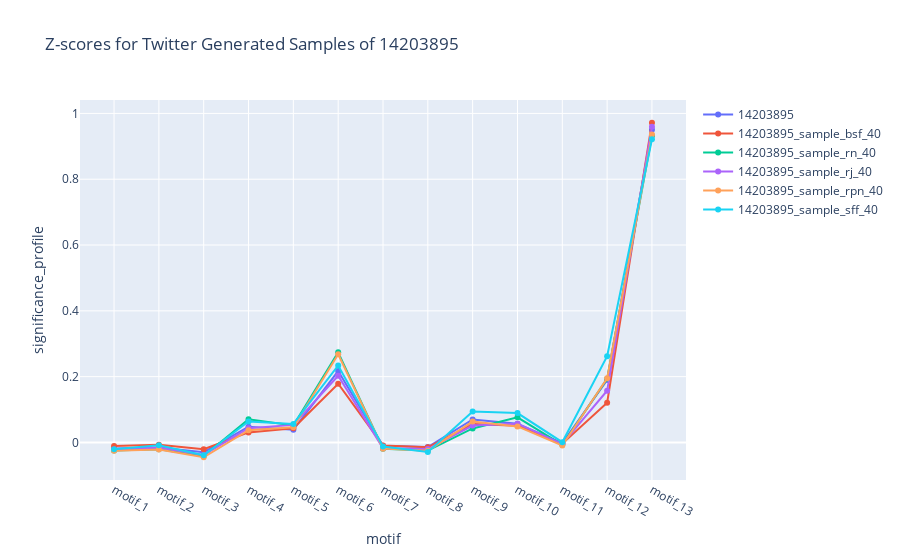
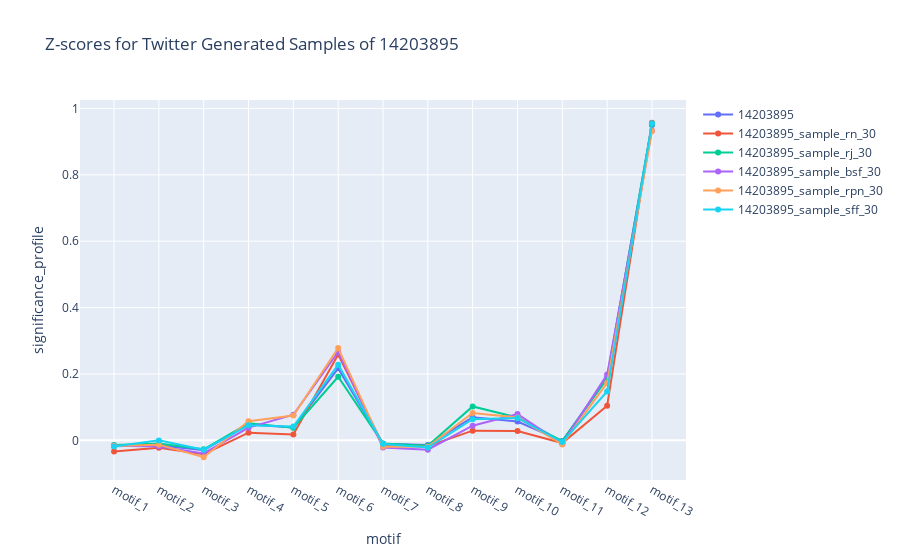
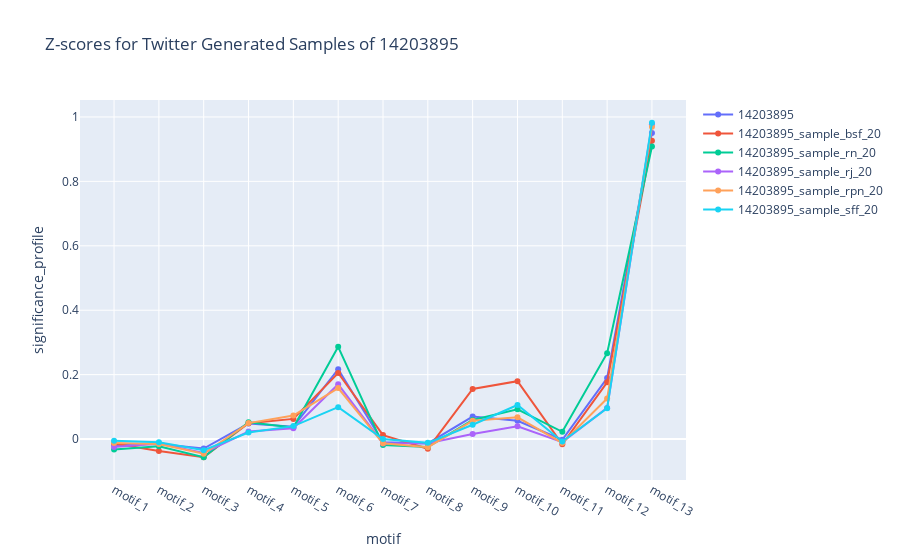

Notebook cell for these charts, in order:
### Code cell
sample_percents = ["40", "30", "20", "10"]

selected_graph = "14203895"

for sp in sample_percents:
    # Query data
    query_df = motif_twitter.query(
        "graph_name == @selected_graph or (graph_name.str.startswith(@selected_graph) and graph_name.str.endswith(@sp))",
    )

    plot_line_chart(
        query_df,
        f"Z-scores for Twitter Generated Samples of {selected_graph}",
        "motif",
        "significance_profile",
    )

    print(query_df[['graph_name', 'motif', 'nodes', 'edges']].query("motif == 'motif_1'"))

### Figure 1 — Plotly figure (JSON) as saved in the notebook; plotly's stock layout.template omitted (floating-point values rounded to 4 significant figures)
{"data": [{"mode": "lines+markers", "name": "14203895", "type": "scatter", "x": ["motif_1", "motif_2", "motif_3", "motif_4", "motif_5", "motif_6", "motif_7", "motif_8", "motif_9", "motif_10", "motif_11", "motif_12", "motif_13"], "y": [-0.01809, -0.0151, -0.02941, 0.04795, 0.03858, 0.2169, -0.01028, -0.01372, 0.06986, 0.05665, -0.002038, 0.1895, 0.9505]}, {"mode": "lines+markers", "name": "14203895_sample_bsf_40", "type": "scatter", "x": ["motif_1", "motif_2", "motif_3", "motif_4", "motif_5", "motif_6", "motif_7", "motif_8", "motif_9", "motif_10", "motif_11", "motif_12", "motif_13"], "y": [-0.01038, -0.007061, -0.02042, 0.0305, 0.04314, 0.1787, -0.008936, -0.01462, 0.0559, 0.05055, -0.003539, 0.1208, 0.9717]}, {"mode": "lines+markers", "name": "14203895_sample_rn_40", "type": "scatter", "x": ["motif_1", "motif_2", "motif_3", "motif_4", "motif_5", "motif_6", "motif_7", "motif_8", "motif_9", "motif_10", "motif_11", "motif_12", "motif_13"], "y": [-0.02442, -0.0205, -0.04117, 0.07043, 0.05173, 0.2739, -0.01927, -0.02452, 0.04257, 0.07627, -0.007308, 0.1932, 0.932]}, {"mode": "lines+markers", "name": "14203895_sample_rj_40", "type": "scatter", "x": ["motif_1", "motif_2", "motif_3", "motif_4", "motif_5", "motif_6", "motif_7", "motif_8", "motif_9", "motif_10", "motif_11", "motif_12", "motif_13"], "y": [-0.02109, -0.01519, -0.03773, 0.04348, 0.05336, 0.2028, -0.01779, -0.02024, 0.05131, 0.05712, -0.004333, 0.1572, 0.9595]}, {"mode": "lines+markers", "name": "14203895_sample_rpn_40", "type": "scatter", "x": ["motif_1", "motif_2", "motif_3", "motif_4", "motif_5", "motif_6", "motif_7", "motif_8", "motif_9", "motif_10", "motif_11", "motif_12", "motif_13"], "y": [-0.02552, -0.02149, -0.04494, 0.03719, 0.04646, 0.2681, -0.0188, -0.025, 0.06356, 0.04876, -0.009342, 0.1948, 0.9359]}, {"mode": "lines+markers", "name": "14203895_sample_sff_40", "type": "scatter", "x": ["motif_1", "motif_2", "motif_3", "motif_4", "motif_5", "motif_6", "motif_7", "motif_8", "motif_9", "motif_10", "motif_11", "motif_12", "motif_13"], "y": [-0.02064, -0.00875, -0.03868, 0.06384, 0.0563, 0.234, -0.01229, -0.02896, 0.09402, 0.08942, 0.0007584, 0.2619, 0.9217]}], "layout": {"title": {"text": "Z-scores for Twitter Generated Samples of 14203895"}, "xaxis": {"title": {"text": "motif"}}, "yaxis": {"title": {"text": "significance_profile"}}}}

### Figure 2 — Plotly figure (JSON) as saved in the notebook; plotly's stock layout.template omitted (floating-point values rounded to 4 significant figures)
{"data": [{"mode": "lines+markers", "name": "14203895", "type": "scatter", "x": ["motif_1", "motif_2", "motif_3", "motif_4", "motif_5", "motif_6", "motif_7", "motif_8", "motif_9", "motif_10", "motif_11", "motif_12", "motif_13"], "y": [-0.01809, -0.0151, -0.02941, 0.04795, 0.03858, 0.2169, -0.01028, -0.01372, 0.06986, 0.05665, -0.002038, 0.1895, 0.9505]}, {"mode": "lines+markers", "name": "14203895_sample_rn_30", "type": "scatter", "x": ["motif_1", "motif_2", "motif_3", "motif_4", "motif_5", "motif_6", "motif_7", "motif_8", "motif_9", "motif_10", "motif_11", "motif_12", "motif_13"], "y": [-0.03356, -0.02206, -0.04153, 0.023, 0.01789, 0.2587, -0.01357, -0.01763, 0.02915, 0.02815, -0.008262, 0.1045, 0.9569]}, {"mode": "lines+markers", "name": "14203895_sample_rj_30", "type": "scatter", "x": ["motif_1", "motif_2", "motif_3", "motif_4", "motif_5", "motif_6", "motif_7", "motif_8", "motif_9", "motif_10", "motif_11", "motif_12", "motif_13"], "y": [-0.01407, -0.009442, -0.02703, 0.05168, 0.03812, 0.1917, -0.009853, -0.01625, 0.1022, 0.06876, -0.002395, 0.1859, 0.9529]}, {"mode": "lines+markers", "name": "14203895_sample_bsf_30", "type": "scatter", "x": ["motif_1", "motif_2", "motif_3", "motif_4", "motif_5", "motif_6", "motif_7", "motif_8", "motif_9", "motif_10", "motif_11", "motif_12", "motif_13"], "y": [-0.01646, -0.01833, -0.03944, 0.03828, 0.07719, 0.2661, -0.02173, -0.02809, 0.04405, 0.07903, -0.01042, 0.1981, 0.9332]}, {"mode": "lines+markers", "name": "14203895_sample_rpn_30", "type": "scatter", "x": ["motif_1", "motif_2", "motif_3", "motif_4", "motif_5", "motif_6", "motif_7", "motif_8", "motif_9", "motif_10", "motif_11", "motif_12", "motif_13"], "y": [-0.01691, -0.01291, -0.05091, 0.05787, 0.07497, 0.2781, -0.01961, -0.01943, 0.08235, 0.06923, -0.01223, 0.1731, 0.9318]}, {"mode": "lines+markers", "name": "14203895_sample_sff_30", "type": "scatter", "x": ["motif_1", "motif_2", "motif_3", "motif_4", "motif_5", "motif_6", "motif_7", "motif_8", "motif_9", "motif_10", "motif_11", "motif_12", "motif_13"], "y": [-0.01818, -8.251e-05, -0.02811, 0.04514, 0.04167, 0.228, -0.01102, -0.02178, 0.06351, 0.06755, -0.005124, 0.1472, 0.9551]}], "layout": {"title": {"text": "Z-scores for Twitter Generated Samples of 14203895"}, "xaxis": {"title": {"text": "motif"}}, "yaxis": {"title": {"text": "significance_profile"}}}}

### Figure 3 — Plotly figure (JSON) as saved in the notebook; plotly's stock layout.template omitted (floating-point values rounded to 4 significant figures)
{"data": [{"mode": "lines+markers", "name": "14203895", "type": "scatter", "x": ["motif_1", "motif_2", "motif_3", "motif_4", "motif_5", "motif_6", "motif_7", "motif_8", "motif_9", "motif_10", "motif_11", "motif_12", "motif_13"], "y": [-0.01809, -0.0151, -0.02941, 0.04795, 0.03858, 0.2169, -0.01028, -0.01372, 0.06986, 0.05665, -0.002038, 0.1895, 0.9505]}, {"mode": "lines+markers", "name": "14203895_sample_bsf_20", "type": "scatter", "x": ["motif_1", "motif_2", "motif_3", "motif_4", "motif_5", "motif_6", "motif_7", "motif_8", "motif_9", "motif_10", "motif_11", "motif_12", "motif_13"], "y": [-0.01374, -0.03683, -0.05648, 0.04896, 0.06259, 0.2052, 0.01231, -0.03027, 0.1554, 0.1798, -0.01634, 0.1763, 0.9263]}, {"mode": "lines+markers", "name": "14203895_sample_rn_20", "type": "scatter", "x": ["motif_1", "motif_2", "motif_3", "motif_4", "motif_5", "motif_6", "motif_7", "motif_8", "motif_9", "motif_10", "motif_11", "motif_12", "motif_13"], "y": [-0.03224, -0.02204, -0.05619, 0.05244, 0.03626, 0.2864, -0.01876, -0.02438, 0.05902, 0.09238, 0.02261, 0.2667, 0.9081]}, {"mode": "lines+markers", "name": "14203895_sample_rj_20", "type": "scatter", "x": ["motif_1", "motif_2", "motif_3", "motif_4", "motif_5", "motif_6", "motif_7", "motif_8", "motif_9", "motif_10", "motif_11", "motif_12", "motif_13"], "y": [-0.02469, -0.01412, -0.04295, 0.02342, 0.03371, 0.1698, -0.0136, -0.01304, 0.0156, 0.03966, -0.009644, 0.09675, 0.9773]}, {"mode": "lines+markers", "name": "14203895_sample_rpn_20", "type": "scatter", "x": ["motif_1", "motif_2", "motif_3", "motif_4", "motif_5", "motif_6", "motif_7", "motif_8", "motif_9", "motif_10", "motif_11", "motif_12", "motif_13"], "y": [-0.01192, -0.01529, -0.04563, 0.04953, 0.07306, 0.1583, -0.0134, -0.02523, 0.05677, 0.06734, -0.01213, 0.1262, 0.9696]}, {"mode": "lines+markers", "name": "14203895_sample_sff_20", "type": "scatter", "x": ["motif_1", "motif_2", "motif_3", "motif_4", "motif_5", "motif_6", "motif_7", "motif_8", "motif_9", "motif_10", "motif_11", "motif_12", "motif_13"], "y": [-0.005194, -0.009973, -0.03458, 0.02016, 0.04016, 0.09908, 0.0003052, -0.01181, 0.04453, 0.1057, -0.007395, 0.09582, 0.982]}], "layout": {"title": {"text": "Z-scores for Twitter Generated Samples of 14203895"}, "xaxis": {"title": {"text": "motif"}}, "yaxis": {"title": {"text": "significance_profile"}}}}
